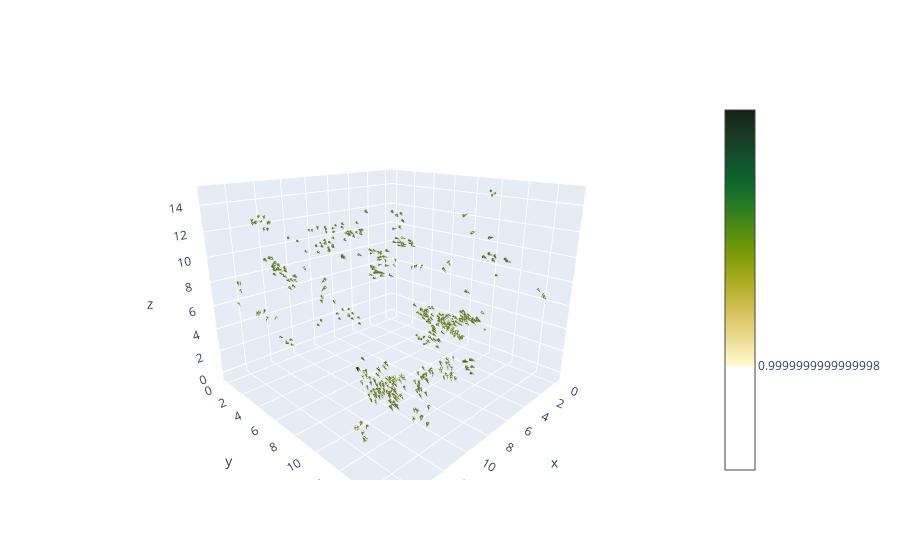

Notebook code cell kept with this figure:
### Code cell
f_3d = Flock_3d(500,0.5,15)
for i in range(100):
    f_3d.update_posdirs(1,0.1)
f_3d.display_state_plotly()

### Figure 1 — Plotly figure (JSON) as saved in the notebook; plotly's stock layout.template omitted (floating-point values rounded to 4 significant figures; data arrays with more than 128 entries replaced by an {"elided": "..."} marker saying what was removed)
{"data": [{"colorscale": [[0, "rgb(254, 252, 205)"], [0.09091, "rgb(239, 225, 156)"], [0.1818, "rgb(221, 201, 106)"], [0.2727, "rgb(194, 182, 59)"], [0.3636, "rgb(157, 167, 21)"], [0.4545, "rgb(116, 153, 5)"], [0.5455, "rgb(75, 138, 20)"], [0.6364, "rgb(35, 121, 36)"], [0.7273, "rgb(11, 100, 44)"], [0.8182, "rgb(18, 78, 43)"], [0.9091, "rgb(25, 56, 34)"], [1, "rgb(23, 35, 18)"]], "sizemode": "absolute", "sizeref": 1, "type": "cone", "u": {"elided": "500 float values"}, "v": {"elided": "500 float values"}, "w": {"elided": "500 float values"}, "x": {"elided": "500 float values"}, "y": {"elided": "500 float values"}, "z": {"elided": "500 float values"}}], "layout": {"scene": {"aspectratio": {"x": 1, "y": 1, "z": 0.8}, "camera": {"eye": {"x": 1.2, "y": 1.2, "z": 0.6}}}}}
